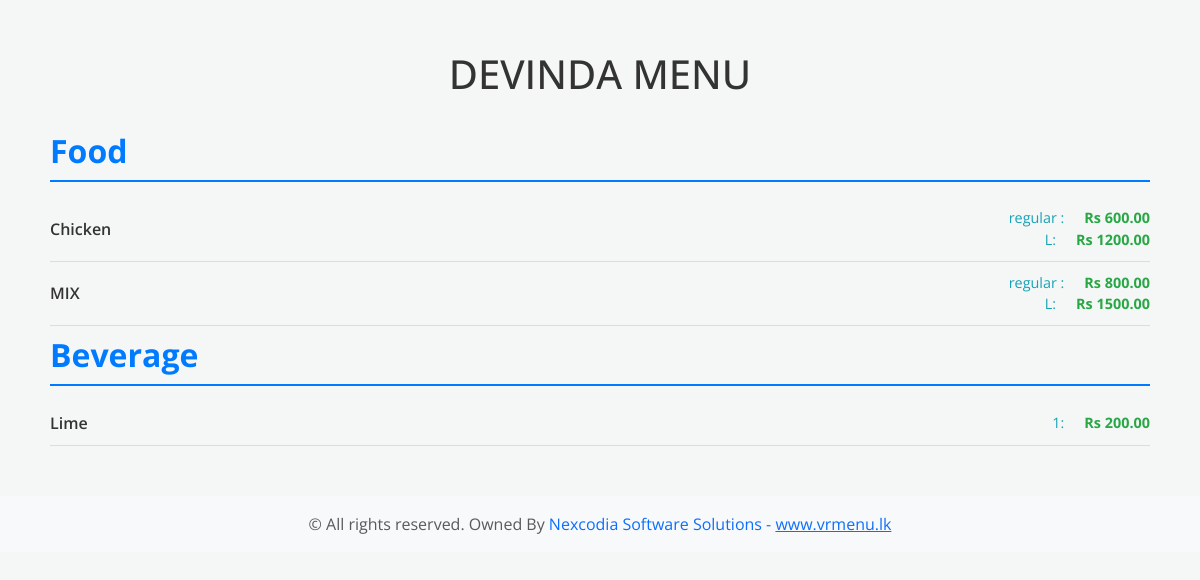
The app's page /public_menu.php?token=d9a9f190dc7c5a85d927e3c38a573512 with its own data.
### tables this page shows
CREATE TABLE `registered_restaurants` (
  `restaurant_id` int(5) NOT NULL,
  `firstName` varchar(64) NOT NULL,
  `lastName` varchar(64) NOT NULL,
  `phoneNumber` int(10) NOT NULL,
  `whatsappNumber` int(10) NOT NULL,
  `businessName` varchar(24) NOT NULL,
  `email` varchar(64) NOT NULL,
  `password` varchar(20) NOT NULL,
  `reg_date` date NOT NULL DEFAULT current_timestamp(),
  `logo` varchar(255) DEFAULT NULL
);

CREATE TABLE `categories` (
  `id` int(11) NOT NULL,
  `restaurant_id` int(11) NOT NULL,
  `name` varchar(255) NOT NULL,
  `image` varchar(255) DEFAULT NULL
);

CREATE TABLE `subcategories` (
  `id` int(11) NOT NULL,
  `category_id` int(11) NOT NULL,
  `name` varchar(255) NOT NULL,
  `size1` varchar(100) DEFAULT NULL,
  `size2` varchar(100) DEFAULT NULL,
  `size3` varchar(100) DEFAULT NULL,
  `price1` decimal(10,2) DEFAULT NULL,
  `price2` decimal(10,2) DEFAULT NULL,
  `price3` decimal(10,2) DEFAULT NULL,
  `image` text DEFAULT NULL,
  `restaurant_id` int(11) DEFAULT NULL
);

### Themes/Public/theme01.php (the view, shortened to what this page needs)
<?php
include 'includes/con_db.php';
$stmt = $conn->prepare("SELECT restaurant_id FROM tokens WHERE token = ?");
$stmt->bind_param("s", $token);
$stmt->execute();
$tokenResult = $stmt->get_result();
$restaurantRow = $tokenResult->fetch_assoc();
$restaurant_id = $restaurantRow['restaurant_id'];
$nameStmt = $conn->prepare("SELECT businessName FROM registered_restaurants WHERE restaurant_id = ?");
$nameStmt->bind_param("i", $restaurant_id);
$nameStmt->execute();
$nameResult = $nameStmt->get_result();
if ($nameResult->num_rows > 0) {
    $nameRow = $nameResult->fetch_assoc();
    $businessName = $nameRow['businessName'];
} else {
    die("Restaurant not found.");
}
$categoriesQuery = "SELECT * FROM categories WHERE restaurant_id = ?";
$categoriesStmt = $conn->prepare($categoriesQuery);
$categoriesStmt->bind_param("i", $restaurant_id);
$categoriesStmt->execute();
$categoriesResult = $categoriesStmt->get_result();
?>
<!DOCTYPE html>
<html lang="en">
<head>
    <link href="https://cdn.jsdelivr.net/npm/bootstrap@5.3.0/dist/css/bootstrap.min.css" rel="stylesheet">
</head>
<body>
    <div class="container menu-container">
        <h1 class="text-center mb-4 text-uppercase"><?php echo htmlspecialchars($businessName); ?> Menu</h1>
        <?php while ($category = $categoriesResult->fetch_assoc()): ?>
            <div>
                <h2 class="category-title"><?php echo htmlspecialchars($category['name']); ?></h2>
                <?php
                    $categoryId = $category['id'];
                    $subcategoriesQuery = "SELECT * FROM subcategories WHERE category_id = $categoryId";
                    $subcategoriesResult = $conn->query($subcategoriesQuery);
                    while ($subcategory = $subcategoriesResult->fetch_assoc()): ?>
                        <div class="subcategory-item">
                            <span class="subcategory-name"><?php echo htmlspecialchars($subcategory['name']); ?></span>
                            <div class="size-price-container">
                                <?php
                                for ($i = 1; $i <= 3; $i++) {
                                    $size = $subcategory["size$i"];
                                    $price = $subcategory["price$i"];
                                    if (!empty($size) && !empty($price)) {
                                        echo "<div class='size-price'>";
                                        echo "<span class='size'>" . htmlspecialchars($size) . ":</span>";
                                        echo "<span class='price'>Rs " . htmlspecialchars($price) . "</span>";
                                        echo "</div>";
                                    }
                                }
                                ?>
                            </div>
                        </div>
                    <?php endwhile; ?>
            </div>
        <?php endwhile; ?>
    </div>
    <footer class="footer mt-auto py-3 bg-light">
        <div class ="text-center">
            <span class="text-muted">&copy; All rights reserved. Owned By <a href ="https://nexcodia.com/" style="text-decoration:none">Nexcodia Software Solutions -</a></span>
            <span class="text-dark"><a href="https://vrmenu.lk/">www.vrmenu.lk</a></span>
        </div>
    </footer>
</body>
</html>

### public_menu.php (shortened to what this page needs)
<?php
include 'includes/con_db.php';
$token = isset($_GET['token']) ? $_GET['token'] : '';
$stmt = $conn->prepare("SELECT restaurant_id FROM tokens WHERE token = ?");
$stmt->bind_param("s", $token);
$stmt->execute();
$tokenResult = $stmt->get_result();
$restaurantRow = $tokenResult->fetch_assoc();
$restaurant_id = $restaurantRow['restaurant_id'];
$themeStmt = $conn->prepare("SELECT selected_theme FROM theme WHERE restaurant_id = ?");
$themeStmt->bind_param("i", $restaurant_id);
$themeStmt->execute();
$themeResult = $themeStmt->get_result();
$themeRow = $themeResult->fetch_assoc();
$selected_theme = $themeRow['selected_theme'] ?? '';
if ($selected_theme) {
    $themeFilePath = "Themes/Public/$selected_theme.php";
    if (file_exists($themeFilePath)) {
        include($themeFilePath);
    } else {
        echo "The selected theme file does not exist.";
    }
} else {
    echo "No theme selected for this restaurant.";
}
?>

### Themes/Public/theme01.php (style rules this page uses)
body { background-color: #f4f7f6; font-family: 'Open Sans', sans-serif; color: #333; }
.menu-container { padding: 20px; margin-top: 30px; margin-bottom: 30px; }
.category-title { font-weight: 700; color: #007bff; padding: 10px 0; border-bottom: 2px solid #007bff; margin-bottom: 15px; }
.subcategory-item { padding: 10px 0; border-bottom: 1px solid #ddd; display: flex; justify-content: space-between; align-items: center; }
.subcategory-name { font-weight: 600; flex-grow: 1; }
.size-price-container { display: flex; flex-direction: column; text-align: right; align-items: flex-end; }
.size-price { display: flex; justify-content: flex-end; align-items: center; font-size: 0.9rem; }
.size { color: #17a2b8; margin-right: 20px; }
.price { color: #28a745; font-weight: bold; }

### records on screen
registered_restaurants: businessName "DEVINDA"
categories: name "Food"
subcategories: name "Chicken", size1 "regular", price1 "600.00", size2 "L", price2 "1200.00"
subcategories: name "MIX", size1 "regular", price1 "800.00", size2 "L", price2 "1500.00"
categories: name "Beverage"
subcategories: name "Lime", size1 "1", price1 "200.00"
